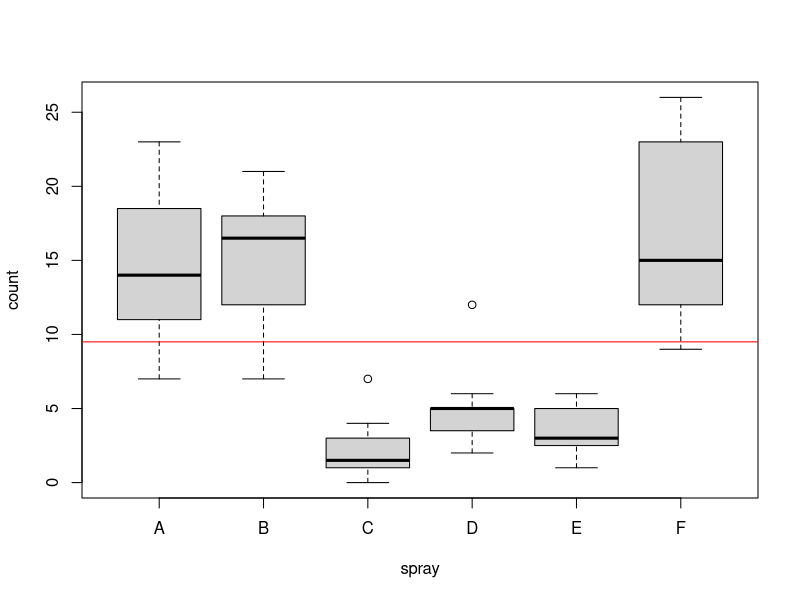
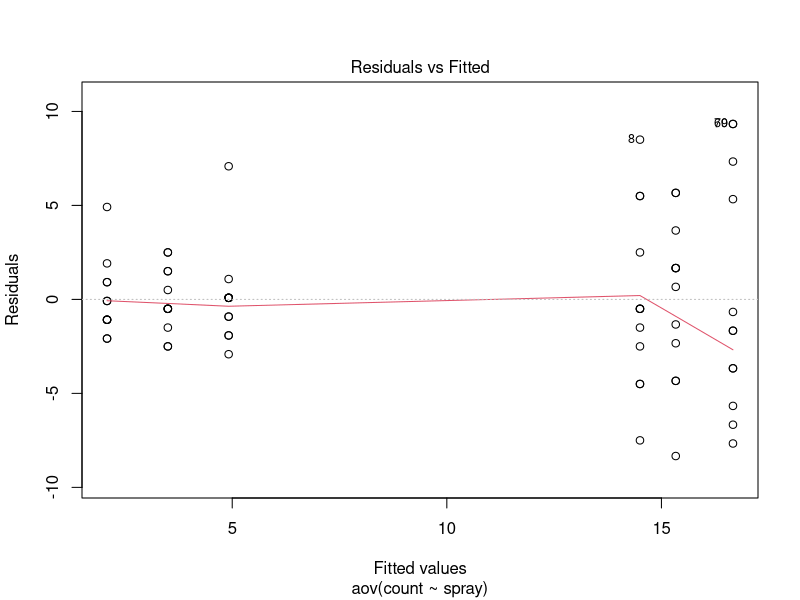
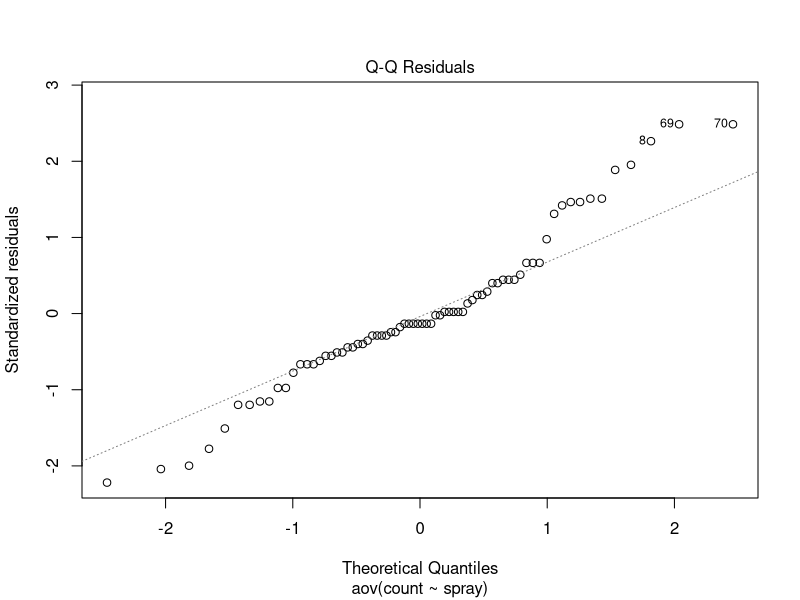
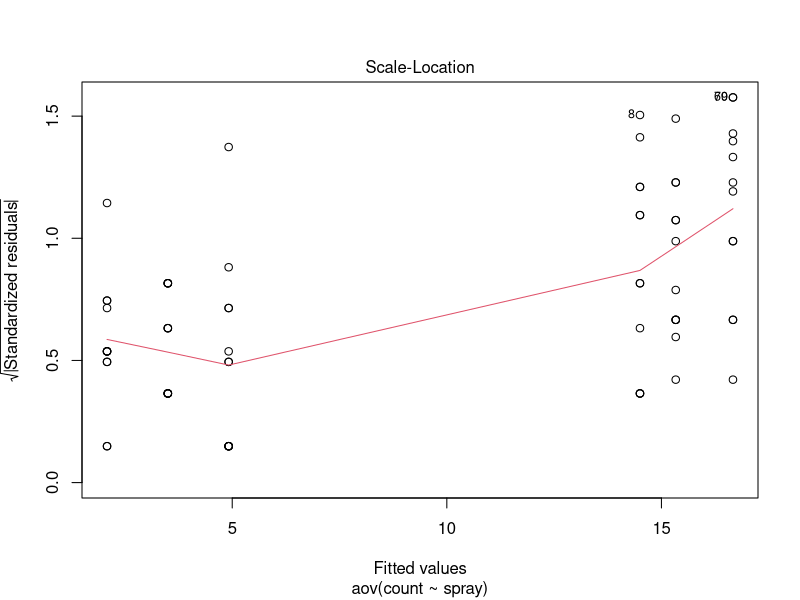
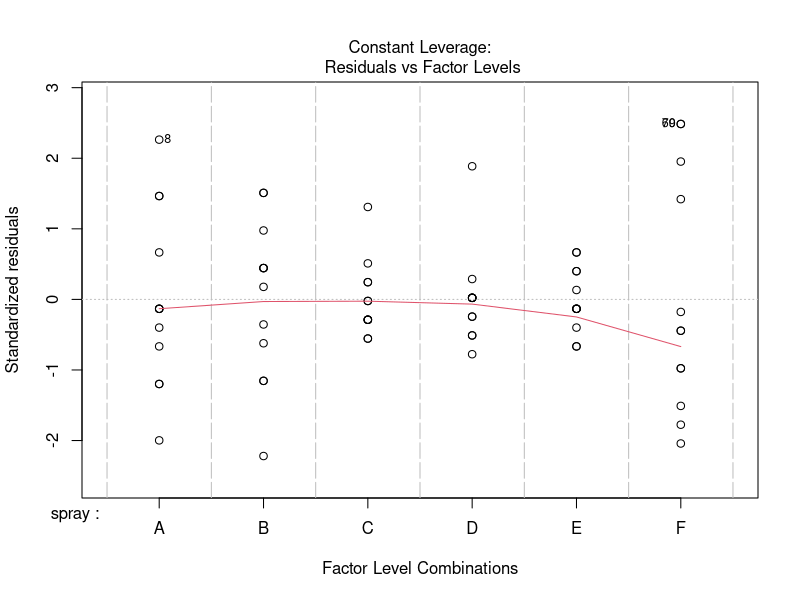
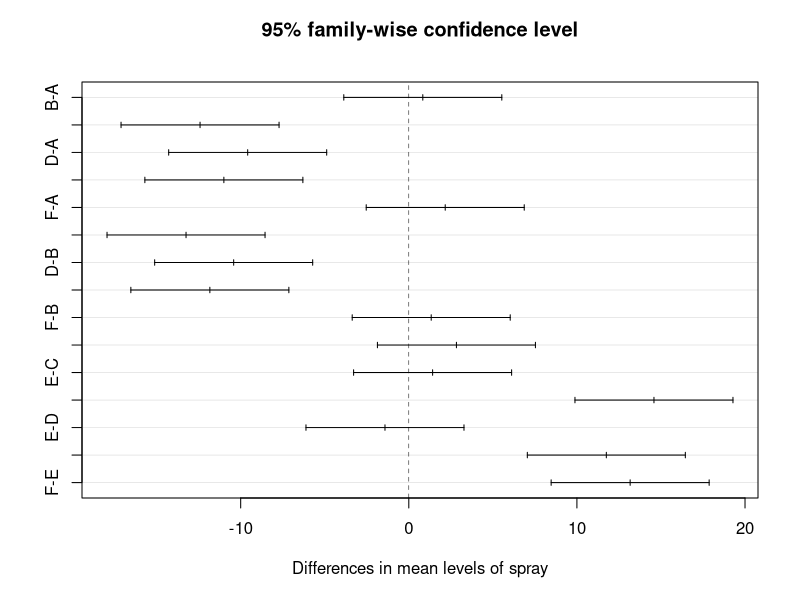

These charts were generated, in order, by the following R code:
## ---- chunk 1
data(InsectSprays)
attach(InsectSprays)
tapply(count, spray, mean)
tapply(count, spray, var)
tapply(count, spray, length)
## ---- chunk 2
boxplot(count ~ spray)
abline(h=mean(count), col="Red")
## ---- chunk 3
output <- aov(count ~ spray)
model.tables(output,"means")
summary(output)
plot(output)
## ---- chunk 4
pairwise.t.test(count, spray,  p.adjust="bonferroni")
## ---- chunk 5
TukeyHSD(output)
plot(TukeyHSD(output))
## ---- chunk 6
oneway.test(count ~ spray)
## ---- chunk 7
bartlett.test(count ~ spray, data=InsectSprays)
## ---- chunk 8
by(InsectSprays$count, InsectSprays$spray, shapiro.test)
## ---- chunk 9
kruskal.test(count ~ spray, data=InsectSprays)
